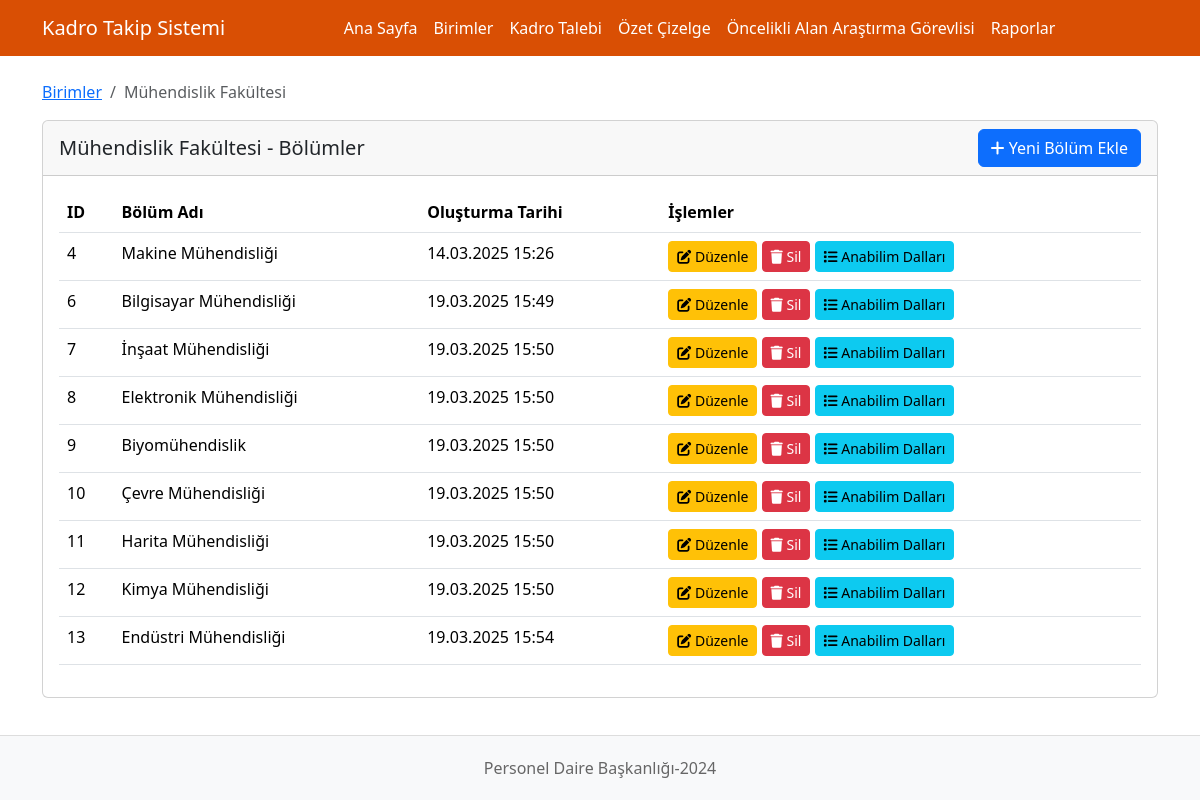
The page /bolumler/1 on the database its author committed.
### app.py (models this page shows)
class Birim(db.Model):
    id = db.Column(db.Integer, primary_key=True)
    ad = db.Column(db.String(100), nullable=False)
    olusturma_tarihi = db.Column(db.DateTime, default=datetime.now)
    bolumler = db.relationship('Bolum', back_populates='birim', lazy=True)
    ogretim_uyesi_sayilari = db.relationship('OgretimUyesiSayisi', backref='birim', lazy=True)
    kadro_talepleri = db.relationship('KadroTalebi', back_populates='birim')
    oncelikli_alanlar = db.relationship('OncelikliAlanArastirmaGorevlisi', back_populates='birim')
    kontenjan_tahsisleri = db.relationship('KontenjanTahsis', back_populates='birim')

class Bolum(db.Model):
    id = db.Column(db.Integer, primary_key=True)
    ad = db.Column(db.String(100), nullable=False)
    birim_id = db.Column(db.Integer, db.ForeignKey('birim.id'), nullable=False)
    birim = db.relationship('Birim', back_populates='bolumler')
    anabilim_dallari = db.relationship('AnabilimDali', back_populates='bolum')
    kadro_talepleri = db.relationship('KadroTalebi', back_populates='bolum')
    oncelikli_alanlar = db.relationship('OncelikliAlanArastirmaGorevlisi', back_populates='bolum')
    olusturma_tarihi = db.Column(db.DateTime, default=datetime.now)
    guncelleme_tarihi = db.Column(db.DateTime, default=datetime.now, onupdate=datetime.now)

### app.py (the view)
@app.route('/bolumler/<int:birim_id>')
def bolumler(birim_id):
    birim = Birim.query.get_or_404(birim_id)
    bolumler = Bolum.query.filter_by(birim_id=birim_id).all()
    return render_template('bolumler.html', birim=birim, bolumler=bolumler)

### templates/bolumler.html (shortened to what this page needs)
{% extends "base.html" %}
{% block head %}
    <link href="https://cdn.jsdelivr.net/npm/bootstrap@5.3.1/dist/css/bootstrap.min.css" rel="stylesheet">
    <link href="https://cdnjs.cloudflare.com/ajax/libs/font-awesome/6.0.0/css/all.min.css" rel="stylesheet">
{% endblock %}
{% block content %}
    <nav class="navbar navbar-expand-lg" style="background-color: #D94F04;">
        <div class="container">
            <span class="navbar-brand text-white">Kadro Takip Sistemi</span>
            <div class="collapse navbar-collapse" id="navbarNav">
                <ul class="navbar-nav">
                    <li class="nav-item">
                        <a class="nav-link text-white" href="{{ url_for('index') }}">Ana Sayfa</a>
                    </li>
                    <li class="nav-item">
                        <a class="nav-link text-white" href="{{ url_for('birimler') }}">Birimler</a>
                    </li>
                    <li class="nav-item">
                        <a class="nav-link text-white" href="{{ url_for('kadro_talebi') }}">Kadro Talebi</a>
                    </li>
                    <li class="nav-item">
                        <a class="nav-link text-white" href="{{ url_for('ozet_cizelge') }}">Özet Çizelge</a>
                    </li>
                    <li class="nav-item">
                        <a class="nav-link text-white" href="{{ url_for('oncelikli_alan_arastirma_gorevlisi') }}">Öncelikli Alan Araştırma Görevlisi</a>
                    </li>
                    <li class="nav-item">
                        <a class="nav-link text-white" href="{{ url_for('raporlar') }}">Raporlar</a>
                    </li>
                </ul>
            </div>
        </div>
    </nav>
    <div class="container mt-4">
        <div class="row">
            <div class="col-md-12">
                <nav aria-label="breadcrumb">
                    <ol class="breadcrumb">
                        <li class="breadcrumb-item"><a href="{{ url_for('birimler') }}">Birimler</a></li>
                        <li class="breadcrumb-item active">{{ birim.ad }}</li>
                    </ol>
                </nav>
                <div class="card">
                    <div class="card-header d-flex justify-content-between align-items-center">
                        <h5 class="mb-0">{{ birim.ad }} - Bölümler</h5>
                        <button type="button" class="btn btn-primary" data-bs-toggle="modal" data-bs-target="#bolumEkleModal">
                            <i class="fas fa-plus"></i> Yeni Bölüm Ekle
                        </button>
                    </div>
                    <div class="card-body">
                        <div class="table-responsive">
                            <table class="table table-hover">
                                <thead>
                                    <tr>
                                        <th>ID</th>
                                        <th>Bölüm Adı</th>
                                        <th>Oluşturma Tarihi</th>
                                        <th>İşlemler</th>
                                    </tr>
                                </thead>
                                <tbody>
                                    {% for bolum in bolumler %}
                                    <tr>
                                        <td>{{ bolum.id }}</td>
                                        <td>{{ bolum.ad }}</td>
                                        <td>{{ bolum.olusturma_tarihi.strftime('%d.%m.%Y %H:%M') }}</td>
                                        <td>
                                            <button class="btn btn-sm btn-warning" onclick="bolumDuzenle({{ bolum.id }}, '{{ bolum.ad }}')">
                                                <i class="fas fa-edit"></i> Düzenle
                                            </button>
                                            <button class="btn btn-sm btn-danger" onclick="bolumSil({{ bolum.id }})">
                                                <i class="fas fa-trash"></i> Sil
                                            </button>
                                            <a href="/anabilim-dallari/{{ bolum.id }}" class="btn btn-sm btn-info">
                                                <i class="fas fa-list"></i> Anabilim Dalları
                                            </a>
                                        </td>
                                    </tr>
                                    {% endfor %}
                                </tbody>
                            </table>
                        </div>
                    </div>
                </div>
            </div>
        </div>
    </div>
{% endblock %}

### templates/bolumler.html (style rules this page uses)
.navbar { padding: 0.5rem 1rem; }
.nav-link { padding: 0.5rem 1rem; }
#navbarNav { justify-content: center; }
.navbar-nav { margin: 0 auto; display: flex; justify-content: center; }

### templates/base.html (style rules this page uses)
body { padding-bottom: 70px; }

### rows shown on the page
Birim: ad "Mühendislik Fakültesi"
Bolum: id "4", ad "Makine Mühendisliği", olusturma_tarihi "14.03.2025 15:26"
Bolum: id "6", ad "Bilgisayar Mühendisliği", olusturma_tarihi "19.03.2025 15:49"
Bolum: id "7", ad "İnşaat Mühendisliği", olusturma_tarihi "19.03.2025 15:50"
Bolum: id "8", ad "Elektronik Mühendisliği", olusturma_tarihi "19.03.2025 15:50"
Bolum: id "9", ad "Biyomühendislik", olusturma_tarihi "19.03.2025 15:50"
Bolum: id "10", ad "Çevre Mühendisliği", olusturma_tarihi "19.03.2025 15:50"
Bolum: id "11", ad "Harita Mühendisliği", olusturma_tarihi "19.03.2025 15:50"
Bolum: id "12", ad "Kimya Mühendisliği", olusturma_tarihi "19.03.2025 15:50"
Bolum: id "13", ad "Endüstri Mühendisliği", olusturma_tarihi "19.03.2025 15:54"
